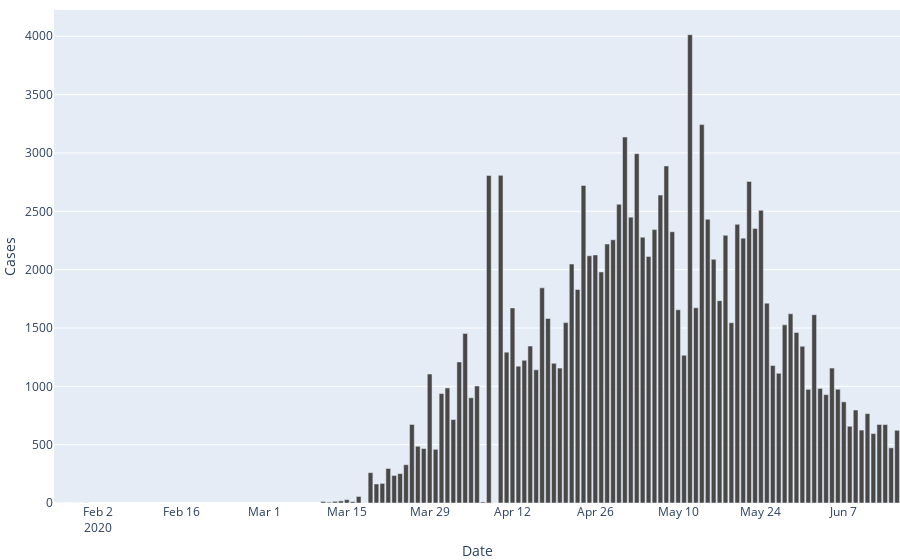

This figure's notebook cell:
### Code cell
pio.show(create_plot_cases(by_state, example_json, "Illinois", "confirmed", "incremental"))
